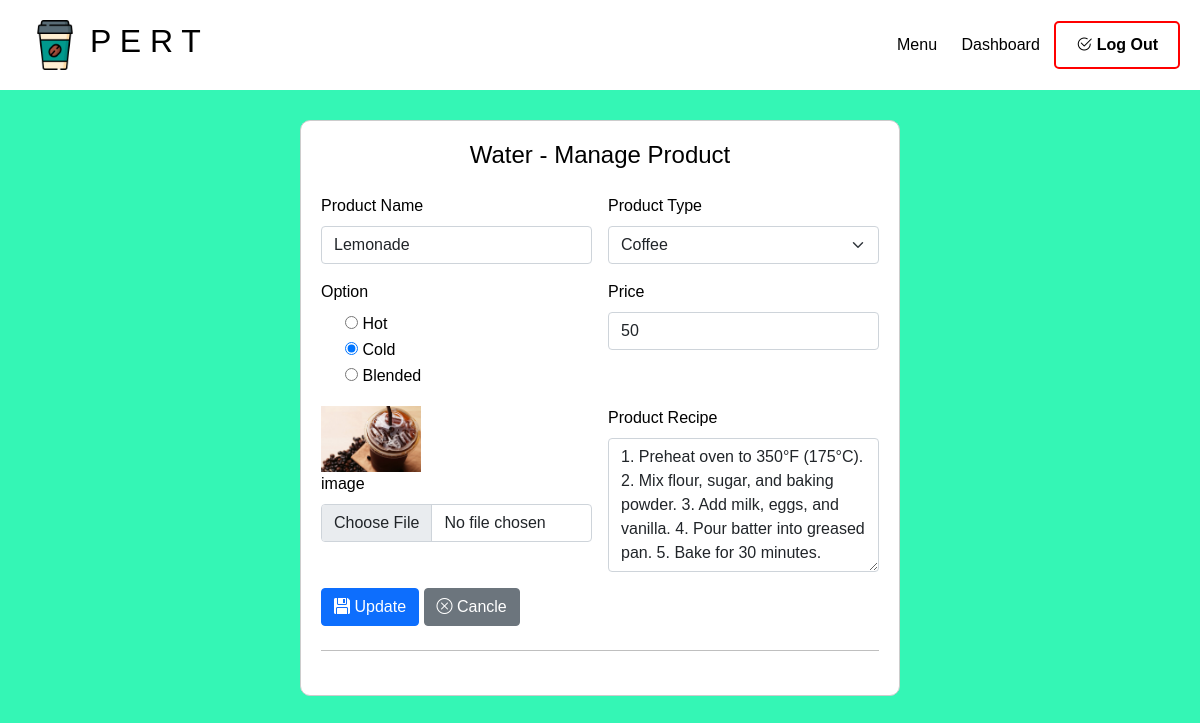
/cafe/Managerphp/water_config.php?id=1 (signed in), run on the app's committed database.
### tables this page shows
CREATE TABLE `water_menu` (
  `w_menuID` int(10) NOT NULL,
  `w_menuName` varchar(255) NOT NULL,
  `w_waterType` varchar(255) NOT NULL,
  `w_HotColdBlended` varchar(4) NOT NULL,
  `w_price` int(3) NOT NULL,
  `w_picture` varchar(255) NOT NULL
);

CREATE TABLE `recipe_of_water` (
  `rec_menuID` int(10) NOT NULL,
  `rec_description` varchar(500) DEFAULT NULL
);

### cafe/Managerphp/water_config.php (the view, shortened to what this page needs)
<?php
include '../condb/database.php';
$result = [
    'w_menuID' => '',
    'w_menuName' => '',
    'w_waterType' => '',
    'w_HotColdBlended' => '',
    'w_price' => '',
    'w_picture' => '',
];
if (!empty($_GET['id'])) {
    $query_product = mysqli_query($conn, "SELECT * FROM water_menu WHERE w_menuID = '{$_GET['id']}'");
    $result = mysqli_fetch_assoc($query_product);
    $recipe_query = mysqli_query($conn, "SELECT * FROM recipe_of_water WHERE rec_menuID = '{$_GET['id']}'");
    $recipe = mysqli_fetch_assoc($recipe_query);
}
?>
<!DOCTYPE html>
<html lang="en">
<head>
    <link href="https://cdn.jsdelivr.net/npm/bootstrap@5.0.2/dist/css/bootstrap.min.css" rel="stylesheet">
    <link rel="stylesheet" href="https://cdn.jsdelivr.net/npm/bootstrap-icons@1.11.3/font/bootstrap-icons.min.css">
    <link rel="stylesheet" href="../css/css_for_manager/manager_styles.css">
</head>
<body>
    <div class="nav">
        <div class="logo-container">
            <a href="#"><img src="../image/coffee-cup.png" class="logo" /></a>
            <h2>P E R T</h2>
        </div>
        <div class="links">
            <a href="index.php">Menu</a>
            <a href="#">Dashboard</a>
            <button id="LogoutBtn"><i class="bi bi-check2-circle"></i> Log Out</button>
        </div>
    </div>
    <div class="container">
        <div class="row justify-content-center">
            <div class="col-md-8 col-sm-12">
                <div class="form-container">
                    <h4 class="text-center mb-4">Water - Manage Product</h4>
                    <form action="../condb/water-configdb.php" method="post" enctype="multipart/form-data">
                        <div class="row g-3 mb-3">
                            <div class="col-sm-6">
                                <label class="form-label">Product Name</label>
                                <input type="text" name="product_name" class="form-control" value="<?php echo $result['w_menuName']; ?>">
                            </div>
                            <div class="col-sm-6">
                                <label class="form-label">Product Type</label>
                                <select name="product_type" class="form-select">
                                    <option value="coffee" <?php echo ($result['w_waterType'] == 'coffee') ? 'selected' : ''; ?>>Coffee</option>
                                </select>
                            </div>
                            <div class="col-sm-6">
                                <label class="form-label">Option</label>
                                <div class="form-check">
                                    <input type="radio" id="hot" name="temperature" value="Hot" <?php echo ($result['w_HotColdBlended'] == 'Hot') ? 'checked' : ''; ?>>
                                    <label for="hot">Hot</label><br>
                                </div>
                                <div class="form-check">
                                    <input type="radio" id="cold" name="temperature" value="Cold" <?php echo ($result['w_HotColdBlended'] == 'Cold') ? 'checked' : ''; ?>>
                                    <label for="cold">Cold</label><br>
                                </div>
                                <div class="form-check">
                                    <input type="radio" id="blended" name="temperature" value="Blen" <?php echo ($result['w_HotColdBlended'] == 'Blen') ? 'checked' : ''; ?>>
                                    <label for="blended">Blended</label><br>
                                </div>
                            </div>
                            <div class="col-sm-6">
                                <label class="form-label">Price</label>
                                <input type="text" name="price" class="form-control" value="<?php echo $result['w_price']; ?>">
                            </div>
                            <div class="col-sm-6">
                                <div>
                                    <?php if (!empty($result['w_picture'])) : ?>
                                        <img src="../image/menu/Water/<?php echo $result['w_picture']; ?>" width="100" alt="Product Image">
                                    <?php endif; ?>
                                </div>
                                <label for="formfile" class="form-label">image</label>
                                <input type="file" name="profile_image" class="form-control" accept="image/png, image/jpg, image/jpeg">
                            </div>
                            <div class="col-sm-6">
                                <label class="form-label">Product Recipe</label>
                                <?php if(!empty($_GET['id'])): ?>
                                    <textarea name="Recipe" class="form-control" cols="30" rows="5"><?php echo $recipe['rec_description']; ?></textarea>
                                <?php else: ?>
                                    <textarea name="Recipe" class="form-control" cols="30" rows="5"></textarea>
                                <?php endif; ?>
                            </div>
                        </div>
                        <?php if (empty($result['w_menuID'])) : ?>
                            <button type="submit" class="btn btn-primary"><i class="bi bi-floppy-fill"></i> Create</button>
                        <?php else : ?>
                            <button type="submit" class="btn btn-primary"><i class="bi bi-floppy-fill"></i> Update</button>
                        <?php endif; ?>
                        <a role="button" class="btn btn-secondary" href="index.php"><i class="bi bi-x-circle"></i> Cancle </a>
                        <hr class="my-4">
                    </form>
                </div>
            </div>
        </div>
    </div>
</body>
</html>

### cafe/css/css_for_manager/manager_styles.css (style rules this page uses)
body { background-color: #34f6b5; color: black; font-family: Arial, sans-serif; }
.container { max-width: 1200px; margin: 0 auto; }
.nav { background-color: white; display: flex; align-items: center; justify-content: space-between; padding: 20px; }
.nav a { color: black; text-decoration: none; margin: 0 10px; }
.nav button { border: none; background-color: green; color: black; padding: 10px 20px; border-radius: 5px; cursor: pointer; }
.logo-container { display: flex; align-items: center; }
.logo { max-width: 50px; max-height: 50px; }
.links button { border: 2px solid red; background-color: transparent; color: black; padding: 10px 20px; border-radius: 5px; cursor: pointer; font-weight: bold; transition: background-color 0.3s, border-color 0.3s; }

### cafe/Managerphp/water_config.php (style rules this page uses)
.form-container { background-color: white; border: 1px solid #ccc; border-radius: 10px; padding: 20px; max-width: 600px; margin: auto; margin-top: 30px; }

### data on the page
water_menu: product_name "Lemonade", product_type "Coffee", w_HotColdBlended "☐ Hot", w_HotColdBlended "☑ Cold", w_HotColdBlended "☐ Blended", price "50", w_picture (picture)
recipe_of_water: Recipe "1. Preheat oven to 350°F (175°C). 2. Mix flour, sugar, and baking powder. 3. Add milk, eggs, and vanilla. 4. Pour batter into greased pan. 5. Bake for 30 minutes."
